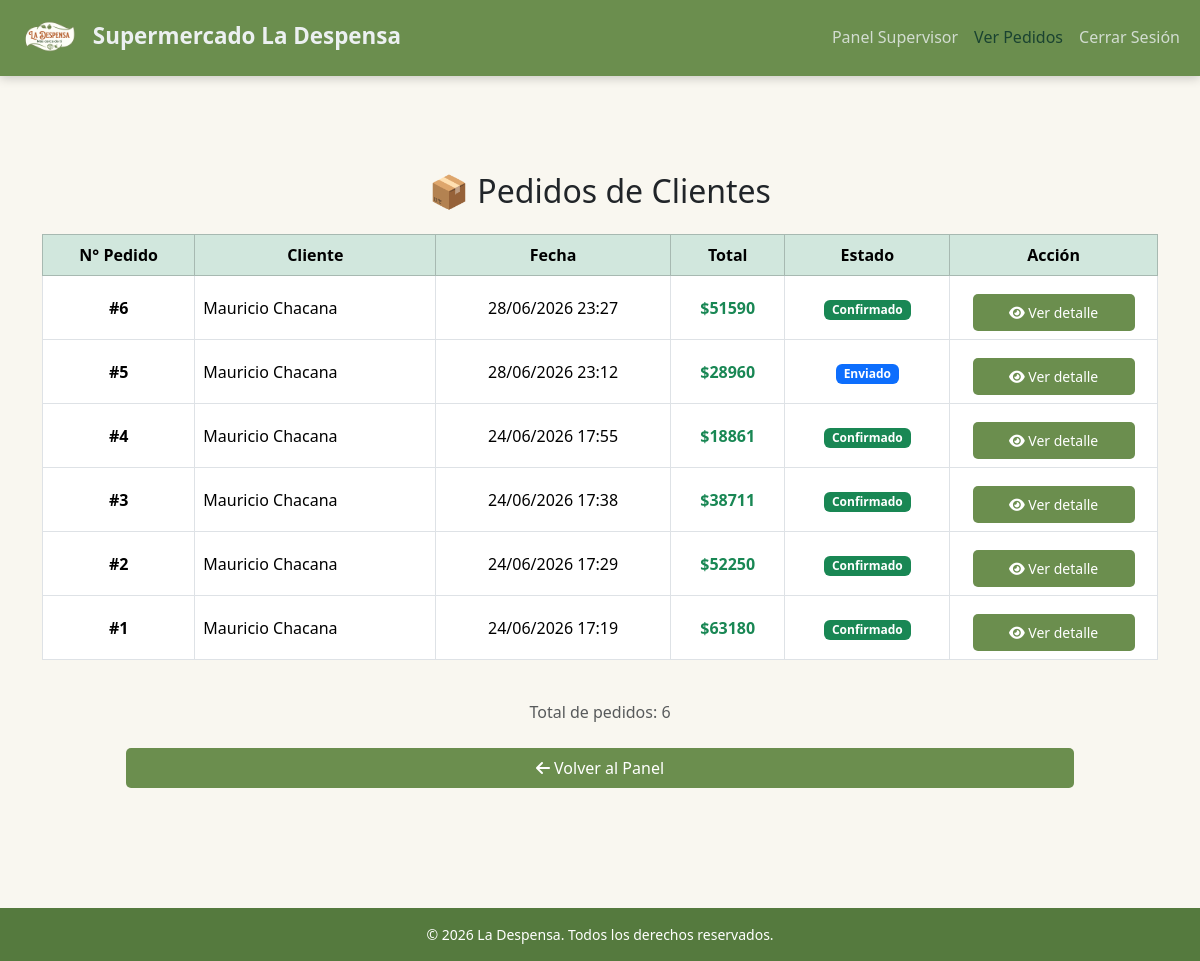
Before: /ver-pedidos-supervisor/ (signed in) with the older database file.
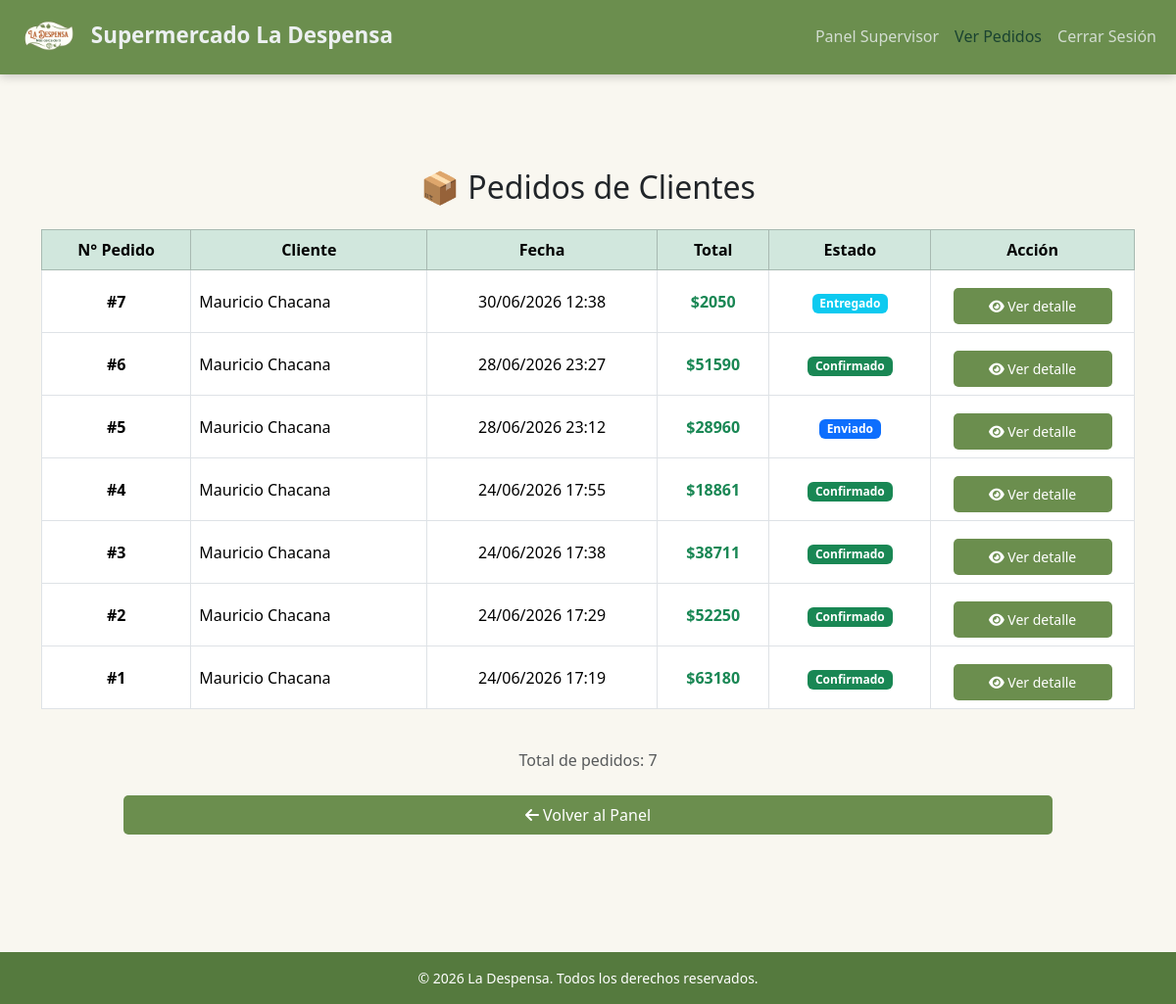
After: the same page with the newer database file.
### supermercado/models.py (models this page shows, shortened)
class Pedido(models.Model):
    ESTADO_CHOICES = [
        ('pendiente', 'Pendiente'),
        ('confirmado', 'Confirmado'),
        ('enviado', 'Enviado'),
        ('entregado', 'Entregado'),
        ('cancelado', 'Cancelado'),
]
    usuario = models.ForeignKey(User, on_delete=models.CASCADE, related_name='pedidos')
    fecha = models.DateTimeField(auto_now_add=True)
    total = models.IntegerField()
    direccion = models.TextField()
    metodo_entrega = models.CharField(max_length=20, choices=[('retiro', 'Retiro en tienda'), ('despacho', 'Despacho a domicilio')])
    estado = models.CharField(max_length=20, choices=ESTADO_CHOICES, default='pendiente')
    creado_en = models.DateTimeField(auto_now_add=True)
    actualizado_en = models.DateTimeField(auto_now=True)
    class Meta:
        verbose_name = 'Pedido'
        verbose_name_plural = 'Pedidos'
        ordering = ['-fecha']

### supermercado/views.py (the view)
# urls.py: path('ver-pedidos-supervisor/', views.ver_pedidos_supervisor, name='ver_pedidos_supervisor'),
@login_required
def ver_pedidos_supervisor(request):
    if not es_supervisor(request.user):
        messages.error(request, '❌ Acceso no autorizado.')
        return redirect('index')
    pedidos = Pedido.objects.all().order_by('-fecha')
    pedidos_data = []
    for pedido in pedidos:
        pedidos_data.append({
            'pedido': pedido,
            'cliente': f"{pedido.usuario.first_name} {pedido.usuario.last_name}",
            'total_items': pedido.items.count(),
        })
    context = {
        'pedidos': pedidos_data,
        'total_pedidos': len(pedidos_data),
    }
    return render(request, 'vistas_supervisor/ver_pedidos_supervisor.html', context)

### supermercado/autenticacion_login.py (called while the page is built)
    def get_user(self, user_id):
        try:
            return User.objects.get(pk=user_id)
        except User.DoesNotExist:
            return None

### supermercado/context_processors.py (called while the page is built)
def usuario_context(request):
    return {
        'user': request.user
    }

def carrito_context(request):
    cantidad_items = 0
    if request.user.is_authenticated and not request.user.is_staff:
        carrito, created = Carrito.objects.get_or_create(usuario=request.user)
        cantidad_items = carrito.get_cantidad_items()
    return {
        'cantidad_items': cantidad_items
    }

### supermercado/models.py (called while the page is built)
    def get_cantidad_items(self):
        return sum(item.cantidad for item in self.items.all())

### supermercado/views.py (called while the page is built)
def es_supervisor(user):
    return user.is_authenticated and hasattr(user, 'perfil') and user.perfil.rol == 'supervisor'

### supermercado/templates/vistas_supervisor/ver_pedidos_supervisor.html (shortened to what this page needs)
{% load static %}
<!DOCTYPE html>
<html lang="es">
<head>
    <link href="https://cdn.jsdelivr.net/npm/bootstrap@5.3.2/dist/css/bootstrap.min.css" rel="stylesheet">
    <link rel="stylesheet" href="https://cdnjs.cloudflare.com/ajax/libs/font-awesome/6.5.1/css/all.min.css">
    <link rel="stylesheet" href="{% static 'css/design.css' %}">
</head>
<body>
<nav class="navbar navbar-expand-lg mi-nav-personalizada fixed-top">
    <div class="container-fluid">
        <a class="navbar-brand" href="{% url 'index' %}">
            <img src="{% static 'imagenes/imagenes_propaganda/la_desp_logo.png' %}" alt="" id="logo">
            <span class="texto_marca">Supermercado La Despensa</span>
        </a>
        <div class="collapse navbar-collapse" id="navbarNav">
            <ul class="navbar-nav ms-auto">
                <li class="nav-item"><a class="nav-link" href="{% url 'panel_supervisor' %}">Panel Supervisor</a></li>
                <li class="nav-item"><a class="nav-link active" href="{% url 'ver_pedidos_supervisor' %}">Ver Pedidos</a></li>
                <li class="nav-item"><a class="nav-link" href="{% url 'logout' %}">Cerrar Sesión</a></li>
            </ul>
        </div>
    </div>
</nav>
<div class="container mt-5 pt-5">
    <h2 class="mb-4 text-center">📦 Pedidos de Clientes</h2>
    {% if pedidos %}
        <div class="table-responsive">
            <table class="table table-bordered table-hover align-middle">
                <thead class="table-success">
                    <tr class="text-center">
                        <th>N° Pedido</th>
                        <th>Cliente</th>
                        <th>Fecha</th>
                        <th>Total</th>
                        <th>Estado</th>
                        <th>Acción</th>
                    </tr>
                </thead>
                <tbody>
                    {% for item in pedidos %}
                    <tr>
                        <td class="text-center fw-bold">#{{ item.pedido.id }}</td>
                        <td>{{ item.cliente }}</td>
                        <td class="text-center">{{ item.pedido.fecha|date:"d/m/Y H:i" }}</td>
                        <td class="text-center fw-bold text-success">${{ item.pedido.total }}</td>
                        <td class="text-center">
                            <span class="badge {% if item.pedido.estado == 'confirmado' %}bg-success{% elif item.pedido.estado == 'enviado' %}bg-primary{% elif item.pedido.estado == 'entregado' %}bg-info{% else %}bg-secondary{% endif %}">
                                {{ item.pedido.get_estado_display }}
                            </span>
                        </td>
                        <td class="text-center">
                            <a href="{% url 'detalle_pedido_supervisor' item.pedido.id %}" class="btn btn-sm btn-verde">
                                <i class="fas fa-eye"></i> Ver detalle
                            </a>
                        </td>
                    </tr>
                    {% endfor %}
                </tbody>
            </table>
        </div>
        <div class="text-center mt-4">
            <p class="text-muted">Total de pedidos: {{ total_pedidos }}</p>
        </div>
    {% endif %}
    <div class="text-center mt-4">
        <a href="{% url 'panel_supervisor' %}" class="btn btn-verde">
            <i class="fas fa-arrow-left"></i> Volver al Panel
        </a>
    </div>
</div>
<br><br><br>
<footer class="footer-custom mt-5">
    <div class="container text-center">
        <div class="py-3">
            <p class="small mb-0">&copy; 2026 La Despensa. Todos los derechos reservados.</p>
        </div>
    </div>
</footer>
</body>
</html>

Changed rows visible on the page:
added Pedido: pedido.id "7", cliente "Mauricio Chacana", pedido.fecha "30/06/2026 12:38", pedido.total "2050", pedido.estado "Entregado"
Other visible differences:
{{ total_pedidos }}: "6" → "7"
